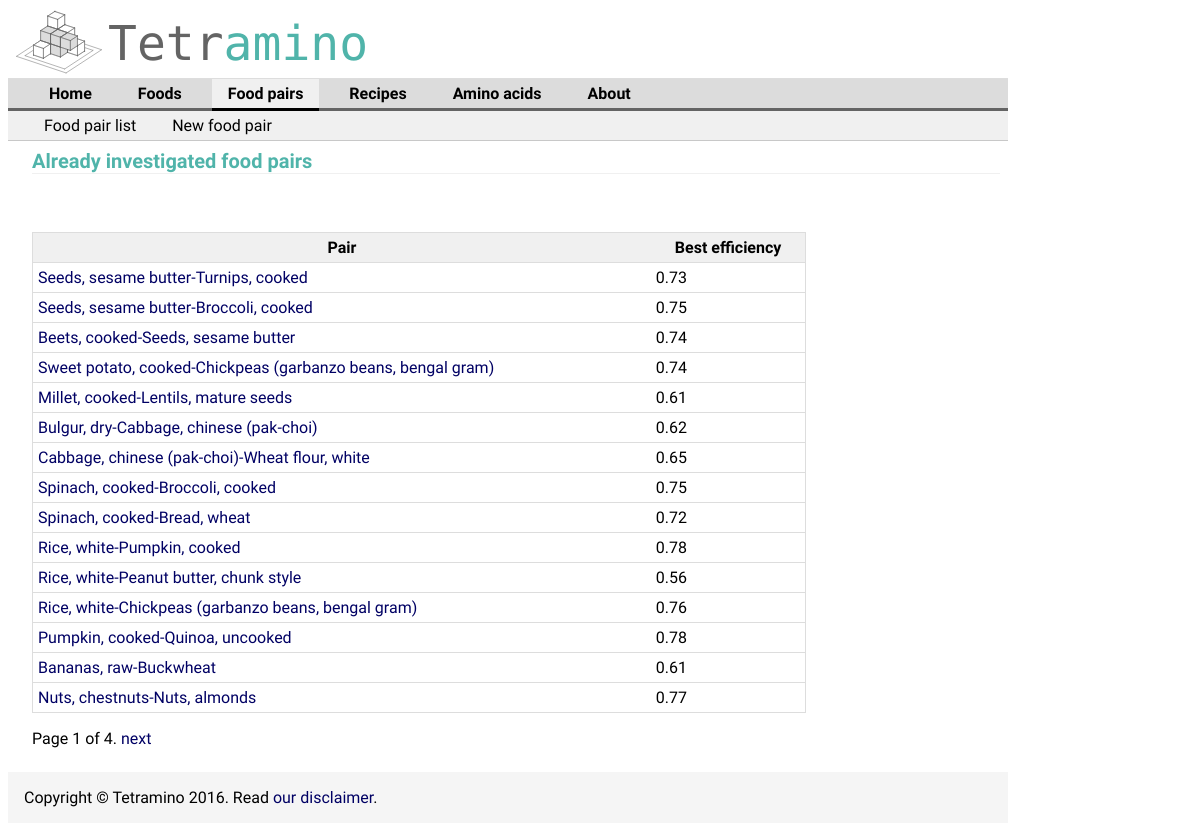
The page /food-pairs/ on the database as committed earlier.
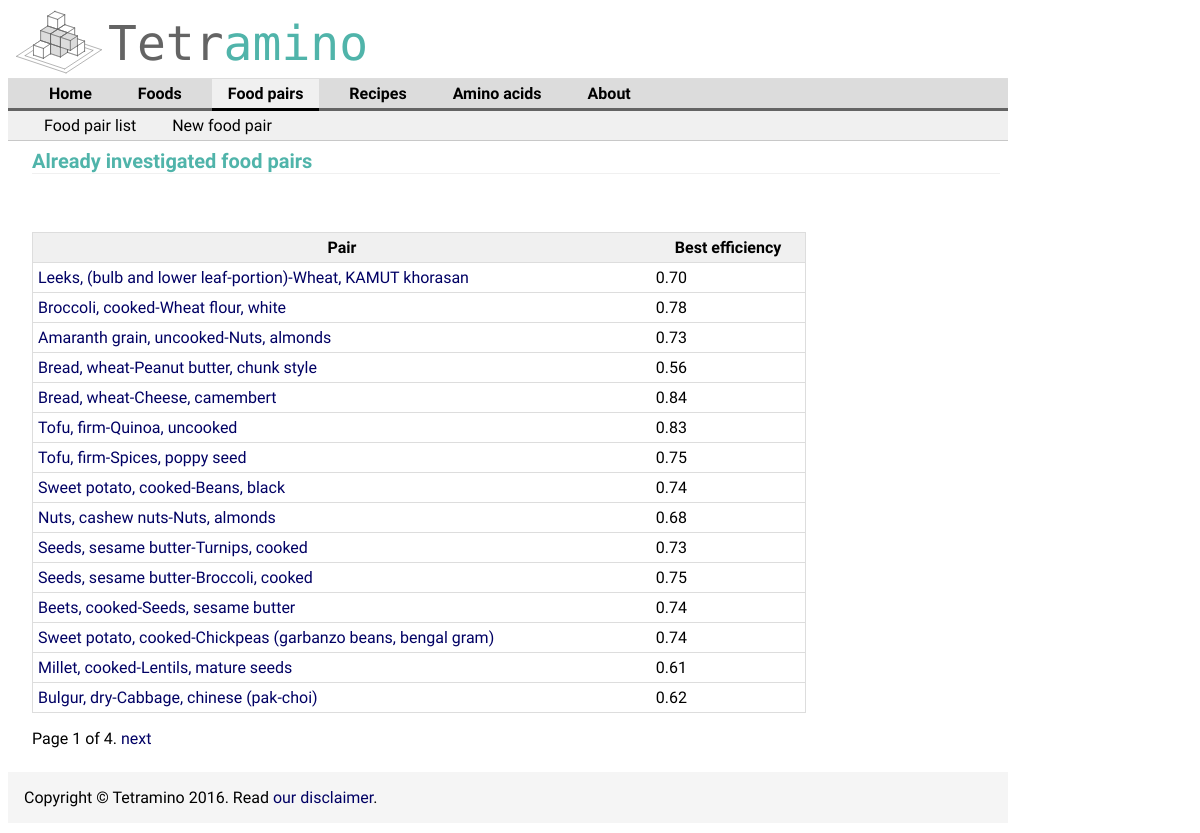
The same page on the database as committed later.
### aminoApp/models.py (models this page shows, shortened)
class FoodPair(models.Model):
    foodOneId = models.IntegerField()
    foodTwoId = models.IntegerField() #models.ForeignKey(Food)
    pair_name = models.CharField(max_length=30, null=True)
    bestEfficiency = models.FloatField(null=True)
    bestProportion = models.FloatField(null=True)
    angleAbsolute = models.FloatField(null=True)
    angleIncomplete = models.FloatField(null=True)

### aminoApp/views.py (the view)
# urls.py: url(r'^food-pairs/', views.FoodPairList.as_view(), name='foodPairList'),
class FoodPairList(ListView):
    queryset = FoodPair.objects.order_by('-pk') #'-pk' '-bestEfficiency'
    template_name = 'aminoApp/foodPairList.html'
    context_object_name = 'pairList'
    paginate_by = 15

### aminoApp/templates/aminoApp/foodPairList.html (shortened to what this page needs)
{% extends "aminoApp/baseAssociations.html" %}
{% block content %}
<h1>Already investigated food pairs</h1>
    {% if pairList %}
        <table>
            <tr>
                <th>Pair</th>
                <th>Best efficiency</th>
            </tr>
        {% for pair in pairList %}
            <tr>
                <td><a href="/inspectLoadedFoodPair/{{ pair.pk }}/">{{ pair.pair_name }}</a> </td>
                <td>{{ pair.bestEfficiency |floatformat:2}}</td>
            </tr>
        {% endfor %}
        </table>
    {% else %}
        <p>No pair is available.</p>
    {% endif %}
    {% if is_paginated %}
    <p>
        <div class="pagination">
            <span class="page-links">
                <span class="page-current">
                    Page {{ page_obj.number }} of {{ page_obj.paginator.num_pages }}.
                </span>
                {% if page_obj.has_next %}
                    <a href="/foodPairs/?page={{ page_obj.next_page_number }}">next</a>
                {% endif %}
            </span>
        </div>
    </p>
    {% endif %}
{% endblock %}

Rows that differ between the two databases and show on the page:
no longer on this page (row unchanged): FoodPair: pair_name "Cabbage, chinese (pak-choi)-Wheat flour, white", bestEfficiency "0.65"
no longer on this page (row unchanged): FoodPair: pair_name "Spinach, cooked-Broccoli, cooked", bestEfficiency "0.75"
no longer on this page (row unchanged): FoodPair: pair_name "Spinach, cooked-Bread, wheat", bestEfficiency "0.72"
no longer on this page (row unchanged): FoodPair: pair_name "Rice, white-Pumpkin, cooked", bestEfficiency "0.78"
no longer on this page (row unchanged): FoodPair: pair_name "Rice, white-Peanut butter, chunk style", bestEfficiency "0.56"
no longer on this page (row unchanged): FoodPair: pair_name "Rice, white-Chickpeas (garbanzo beans, bengal gram)", bestEfficiency "0.76"
no longer on this page (row unchanged): FoodPair: pair_name "Pumpkin, cooked-Quinoa, uncooked", bestEfficiency "0.78"
no longer on this page (row unchanged): FoodPair: pair_name "Bananas, raw-Buckwheat", bestEfficiency "0.61"
no longer on this page (row unchanged): FoodPair: pair_name "Nuts, chestnuts-Nuts, almonds", bestEfficiency "0.77"
added FoodPair: pair_name "Leeks, (bulb and lower leaf-portion)-Wheat, KAMUT khorasan", bestEfficiency "0.70"
added FoodPair: pair_name "Broccoli, cooked-Wheat flour, white", bestEfficiency "0.78"
added FoodPair: pair_name "Amaranth grain, uncooked-Nuts, almonds", bestEfficiency "0.73"
added FoodPair: pair_name "Bread, wheat-Peanut butter, chunk style", bestEfficiency "0.56"
added FoodPair: pair_name "Bread, wheat-Cheese, camembert", bestEfficiency "0.84"
added FoodPair: pair_name "Tofu, firm-Quinoa, uncooked", bestEfficiency "0.83"
added FoodPair: pair_name "Tofu, firm-Spices, poppy seed", bestEfficiency "0.75"
added FoodPair: pair_name "Sweet potato, cooked-Beans, black", bestEfficiency "0.74"
added FoodPair: pair_name "Nuts, cashew nuts-Nuts, almonds", bestEfficiency "0.68"
